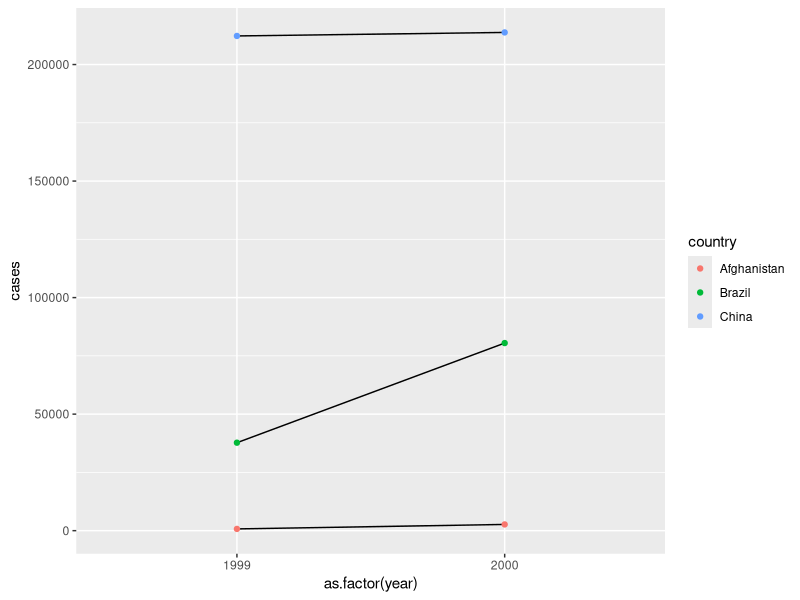
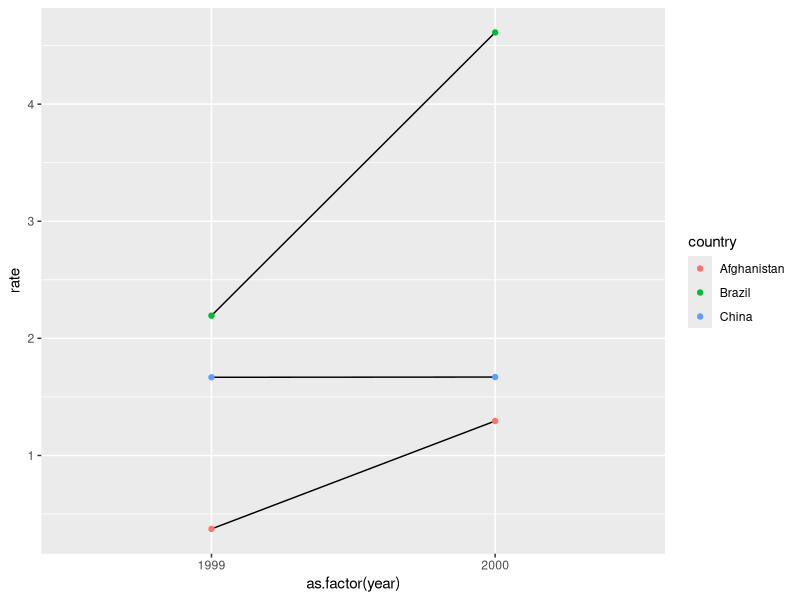

Here is the R script that generated these plots, in order:
library(tidyverse)
table1
table2
table3
table4a
table4b

#Q1: add a variable named as rate?

library(dplyr)
table1 %>% 
  mutate(rate=cases/population*10000)->table1_new
table1_new

#Q2: count the number of cases per year?
table1 %>% 
  count(year,wt=cases)
#Q3: count the number of cases per country?
table1 %>% 
  count(country,wt=cases)
#Q4: visualize the trend of cases for different countries?
library(ggplot2)
ggplot(data=table1,aes(x=as.factor(year),y=cases))+
  geom_line(aes(group=country))+
  geom_point(aes(colour=country))

ggplot(data=table1_new,aes(x=as.factor(year),y=rate))+
  geom_line(aes(group=country))+
  geom_point(aes(colour=country))

#One variable might be spread across multiple columns:pivot_longer
table4a %>% 
  pivot_longer(c('1999','2000'),names_to = "year",values_to = "cases")->table4a_tidy

table4b %>% 
  pivot_longer(c('1999','2000'),names_to="year",values_to = "population")->table4b_tidy

left_join(table4a_tidy,table4b_tidy)

#One observation might be scattered across multiple rows:pivot_wider
table2 %>% 
  pivot_wider(names_from = "type",values_from = count)
